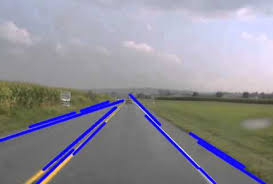
#> input picture CV/Road Detection/lane.jpg, 273 x 184 px
$ python lane_detectin.py   (older library calls are emulated)
#> lines starting #> are read from the running program, lines starting #| are printed output that depends on the picture; after the words box and inside, x2 and y2 are one past the last pixel; in counts of white or black regions, pixels touching at a corner belong together
# [89 lines of commented-out code are left out]

import cv2
import numpy as np
import matplotlib.pyplot as plt

# Load Image
image = cv2.imread('lane.jpg')
#> image is the input picture: shape (184, 273, 3); mean B, G, R 152, 142, 143.1

# Get Image Dimensions
height, width = image.shape[:2]
#> height = 184; width = 273

# Define Region of Interest Function
def region_of_interest(img, vertices):
    mask = np.zeros_like(img)
    match_mask_color = 255  # Works for single-channel grayscale images
    cv2.fillPoly(mask, vertices, match_mask_color)
    return cv2.bitwise_and(img, mask)

# Define ROI Polygon
region_of_interest_vertices = np.array([[
    (0, height), (width / 2, height / 2), (width, height)
]], np.int32)
#> region_of_interest_vertices = [[0, 184], [136, 92], [273, 184]]

# Convert Image to Grayscale
gray = cv2.cvtColor(image, cv2.COLOR_BGR2GRAY)
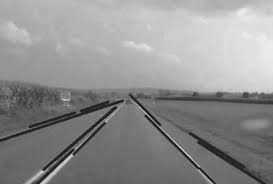
#> gray: shape (184, 273); min 15, max 241, mean 143.5

# Apply Canny Edge Detection
canny = cv2.Canny(gray, 100, 200)
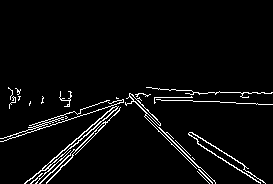
#> canny: shape (184, 273); 4% white in thin lines or dots, all inside (x1, y1, x2, y2) = (0, 87, 273, 184)

# Crop Image Using ROI
cropped_image = region_of_interest(canny, region_of_interest_vertices)
#> in region_of_interest, `cv2.fillPoly(mask, vertices, match_mask_color)`:
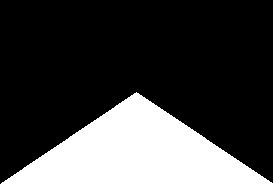
#> mask: shape (184, 273); 25.1% white; 1 white region, box (x1, y1, x2, y2) and area: (1, 92, 273, 184) 12603
#> in region_of_interest, `return cv2.bitwise_and(img, mask)`: returned value: shape (184, 273); 2.4% white in thin lines or dots, all inside (x1, y1, x2, y2) = (24, 93, 266, 184)

# Display ROI Masked Image
plt.imshow(cropped_image, cmap='gray')
plt.title("Cropped Edge Detection")
plt.show()

# Apply Gaussian Blur
blurred_img = cv2.GaussianBlur(gray, (3, 3), 0)

# Laplacian Edge Detection
laplacian = cv2.Laplacian(blurred_img, cv2.CV_64F)
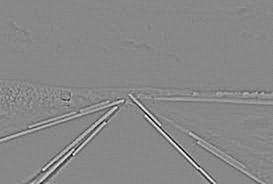
#> laplacian: shape (184, 273) float64; min -94, max 82, mean 0; drawn with min black and max white

# Display Original and Laplacian
plt.figure(figsize=(10, 5))
plt.subplot(1, 2, 1), plt.imshow(blurred_img, cmap='gray'), plt.title("Blurred Image")
plt.subplot(1, 2, 2), plt.imshow(laplacian, cmap='gray'), plt.title("Laplacian Edge Detection")
plt.show()

# Define Sobel Operators
sobel_x = np.array([[-1, 0, 1], [-2, 0, 2], [-1, 0, 1]])
sobel_y = np.array([[-1, -2, -1], [0, 0, 0], [1, 2, 1]])

# Apply Sobel Filters
filtered_x = cv2.filter2D(gray, -1, sobel_x)
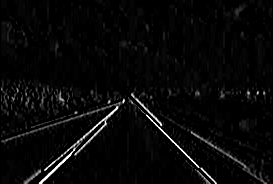
#> filtered_x: shape (184, 273); min 0, max 255, mean 8.4
filtered_y = cv2.filter2D(gray, -1, sobel_y)
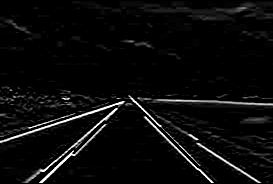
#> filtered_y: shape (184, 273); min 0, max 255, mean 11

# Display Sobel Filters
plt.figure(figsize=(10, 5))
plt.subplot(1, 3, 1), plt.imshow(gray, cmap='gray'), plt.title("Grayscale Image")
plt.subplot(1, 3, 2), plt.imshow(filtered_x, cmap='gray'), plt.title("Sobel X")
plt.subplot(1, 3, 3), plt.imshow(filtered_y, cmap='gray'), plt.title("Sobel Y")
plt.show()

# Canny Edge Detection with Adjusted Thresholds
edges = cv2.Canny(blurred_img, 100, 200)
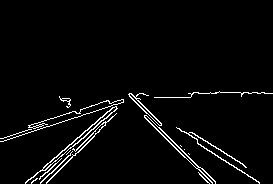
#> edges: shape (184, 273); 3.4% white in thin lines or dots, all inside (x1, y1, x2, y2) = (0, 91, 273, 184)

# Display Canny Edge Detection
plt.figure(figsize=(10, 5))
plt.subplot(1, 2, 1), plt.imshow(blurred_img, cmap='gray'), plt.title("Original Image")
plt.subplot(1, 2, 2), plt.imshow(edges, cmap='gray'), plt.title("Canny Edge Detection")
plt.show()
